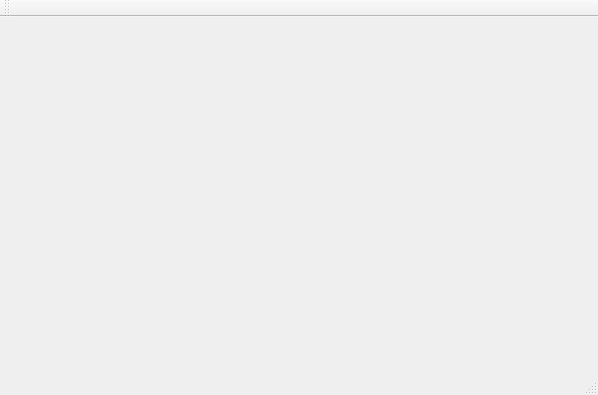
<?xml version="1.0" encoding="UTF-8"?>
<ui version="4.0">
 <class>speech_recognizeClass</class>
 <widget class="QMainWindow" name="speech_recognizeClass">
  <property name="geometry">
   <rect>
    <x>0</x>
    <y>0</y>
    <width>598</width>
    <height>395</height>
   </rect>
  </property>
  <property name="windowTitle">
   <string>speech_recognize</string>
  </property>
  <widget class="QWidget" name="centralWidget"/>
  <widget class="QMenuBar" name="menuBar">
   <property name="geometry">
    <rect>
     <x>0</x>
     <y>0</y>
     <width>598</width>
     <height>21</height>
    </rect>
   </property>
  </widget>
  <widget class="QToolBar" name="mainToolBar">
   <attribute name="toolBarArea">
    <enum>TopToolBarArea</enum>
   </attribute>
   <attribute name="toolBarBreak">
    <bool>false</bool>
   </attribute>
  </widget>
  <widget class="QStatusBar" name="statusBar"/>
 </widget>
 <layoutdefault spacing="6" margin="11"/>
 <resources>
  <include location="speech_recognize.qrc"/>
 </resources>
 <connections/>
</ui>
